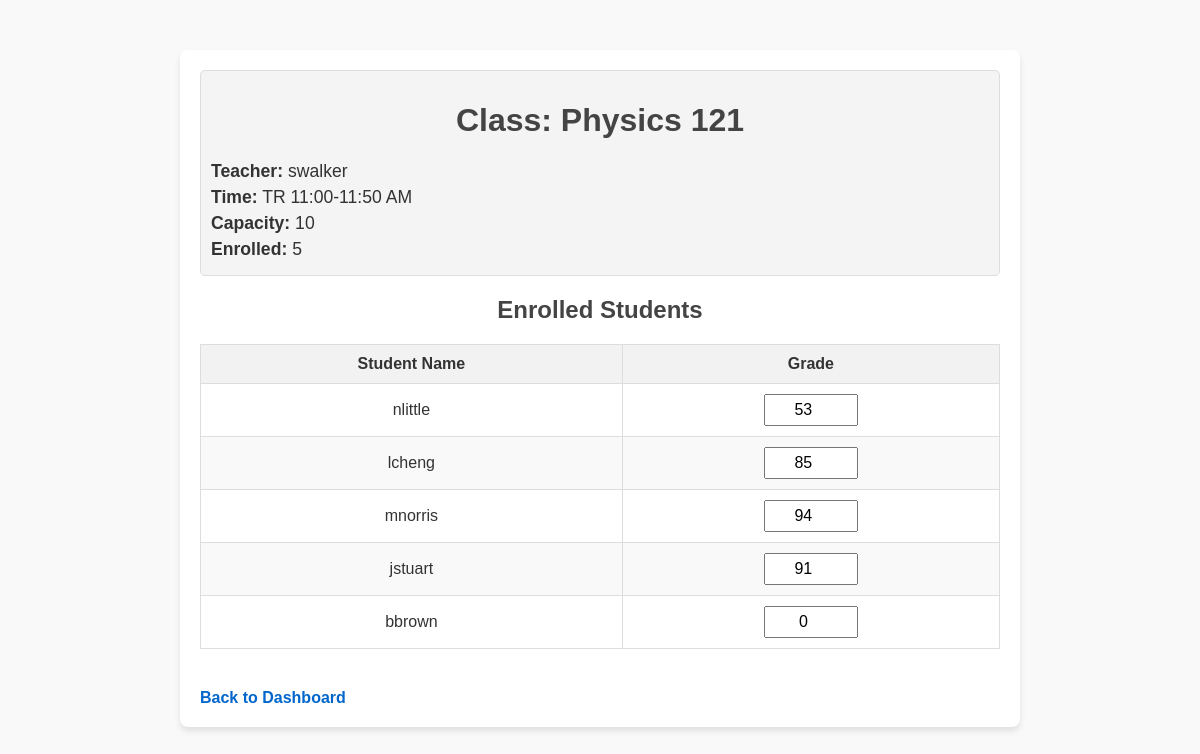
Page /class/2 on the committed database.
### models.py (models this page shows)
class Class(db.Model):
    __tablename__ = 'classes'
    id = db.Column(db.Integer, primary_key=True)
    name = db.Column(db.String, nullable=False)
    teacher_id = db.Column(db.Integer, db.ForeignKey('auth.id'), nullable=False)
    time = db.Column(db.String, nullable=False)
    capacity = db.Column(db.Integer, nullable=False)
    teacher = db.relationship('User', backref='classes', lazy=True)

class User(db.Model):
    __tablename__ = 'auth'
    id = db.Column(db.Integer, primary_key=True)
    username = db.Column(db.String, unique=True, nullable=False)
    password = db.Column(db.String, nullable=False)  # Store plaintext password here
    role = db.Column(db.String, nullable=False)  # 'student', 'teacher', 'admin'

### app.py (the view)
@app.route('/class/<int:class_id>', methods=['GET'])
def view_class(class_id):
    class_ = Class.query.get_or_404(class_id)
    teacher = User.query.get_or_404(class_.teacher_id)
    enrollments = Enrollment.query.filter_by(class_id=class_.id).all()
    students = [
        {
            'id': enrollment.student_id,
            'name': User.query.get(enrollment.student_id).username,
            'grade': enrollment.grade
        }
        for enrollment in enrollments
    ]
    return render_template('class_detail.html', class_=class_, teacher=teacher, students=students)

### templates/class_detail.html (shortened to what this page needs)
<!DOCTYPE html>
<html lang="en">
<head>
    <link rel="stylesheet" href="{{ url_for('static', filename='css/styles.css') }}">
</head>
<body>
    <div class="container">
        <div class="class-details">
            <h1>Class: {{ class_.name }}</h1>
            <p><strong>Teacher:</strong> {{ teacher.username }}</p>
            <p><strong>Time:</strong> {{ class_.time }}</p>
            <p><strong>Capacity:</strong> {{ class_.capacity }}</p>
            <p><strong>Enrolled:</strong> {{ students|length }}</p>
        </div>
        <h2>Enrolled Students</h2>
        <table class="students-table">
            <thead>
                <tr>
                    <th>Student Name</th>
                    <th>Grade</th>
                </tr>
            </thead>
            <tbody>
                {% for student in students %}
                <tr>
                    <td>{{ student.name }}</td>
                    <td>
                        <input
                            type="number"
                            class="grade-input"
                            value="{{ student['grade'] if student['grade'] is not none else '' }}"
                            onchange="updateGrade({{ student['id'] }}, {{ class_.id }}, this);"
                        />
                    </td>
                </tr>
                {% endfor %}
            </tbody>
        </table>
        <a href="{{ url_for('dashboard', role='teacher') }}" class="back-link">Back to Dashboard</a>
    </div>
</body>
</html>

### static/css/styles.css (style rules this page uses)
body { font-family: Arial, sans-serif; background-color: #f9f9f9; color: #333; margin: 0; padding: 0; }
.container { max-width: 800px; margin: 50px auto; padding: 20px; background: #fff; border-radius: 8px; box-shadow: 0 4px 6px rgba(0, 0, 0, 0.1); }
h1, h2 { text-align: center; color: #444; }
.class-details { margin-bottom: 20px; padding: 10px; background-color: #f4f4f4; border: 1px solid #ddd; border-radius: 5px; }
.class-details p { margin: 5px 0; font-size: 1.1em; }
.students-table { width: 100%; border-collapse: collapse; margin-top: 20px; margin-bottom: 20px; }
.students-table th, .students-table td { border: 1px solid #ddd; padding: 10px; text-align: center; }
.students-table th { background-color: #f2f2f2; font-weight: bold; }
.students-table tr:nth-child(even) { background-color: #f9f9f9; }
.grade-input { width: 80px; padding: 5px; font-size: 1em; text-align: center; }
.back-link { display: inline-block; margin-top: 20px; text-align: center; text-decoration: none; font-weight: bold; color: #0066cc; }

### rows in the picture
Class: name "Physics 121", time "TR 11:00-11:50 AM", capacity "10"
User: username "swalker"
User: name "nlittle", student "53"
User: name "lcheng", student "85"
User: name "mnorris", student "94"
User: name "jstuart", student "91"
User: name "bbrown", student "0"

### other values in the picture
{{ students|length }} "5"
